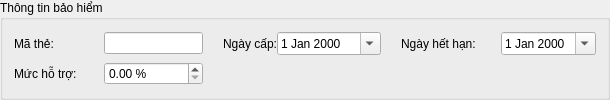
    <widget class="QGroupBox" name="insuranceInfo_groupBox">
     <property name="title">
      <string>Thông tin bảo hiểm</string>
     </property>
     <layout class="QGridLayout" name="gridLayout" columnstretch="6,5,6">
      <property name="horizontalSpacing">
       <number>20</number>
      </property>
      <item row="0" column="0">
       <layout class="QHBoxLayout" name="horizontalLayout_7">
        <item>
         <widget class="QLabel" name="cardId_label">
          <property name="minimumSize">
           <size>
            <width>90</width>
            <height>0</height>
           </size>
          </property>
          <property name="text">
           <string>Mã thẻ:</string>
          </property>
         </widget>
        </item>
        <item>
         <widget class="QLineEdit" name="cardId_lineEdit">
          <property name="sizePolicy">
           <sizepolicy hsizetype="Expanding" vsizetype="Fixed">
            <horstretch>0</horstretch>
            <verstretch>0</verstretch>
           </sizepolicy>
          </property>
         </widget>
        </item>
       </layout>
      </item>
      <item row="0" column="1">
       <layout class="QHBoxLayout" name="horizontalLayout_8">
        <item>
         <widget class="QLabel" name="issueDate_label">
          <property name="text">
           <string>Ngày cấp:</string>
          </property>
         </widget>
        </item>
        <item>
         <widget class="QDateEdit" name="issueDate_dateEdit">
          <property name="sizePolicy">
           <sizepolicy hsizetype="Expanding" vsizetype="Fixed">
            <horstretch>0</horstretch>
            <verstretch>0</verstretch>
           </sizepolicy>
          </property>
          <property name="calendarPopup">
           <bool>true</bool>
          </property>
         </widget>
        </item>
       </layout>
      </item>
      <item row="0" column="2">
       <layout class="QHBoxLayout" name="horizontalLayout_9">
        <item>
         <widget class="QLabel" name="expiryDate_label">
          <property name="minimumSize">
           <size>
            <width>100</width>
            <height>0</height>
           </size>
          </property>
          <property name="text">
           <string>Ngày hết hạn:</string>
          </property>
         </widget>
        </item>
        <item>
         <widget class="QDateEdit" name="expiryDate_dateEdit">
          <property name="sizePolicy">
           <sizepolicy hsizetype="Expanding" vsizetype="Fixed">
            <horstretch>0</horstretch>
            <verstretch>0</verstretch>
           </sizepolicy>
          </property>
          <property name="calendarPopup">
           <bool>true</bool>
          </property>
         </widget>
        </item>
       </layout>
      </item>
      <item row="1" column="0">
       <layout class="QHBoxLayout" name="horizontalLayout_10">
        <item>
         <widget class="QLabel" name="coveragePercent_label">
          <property name="minimumSize">
           <size>
            <width>90</width>
            <height>0</height>
           </size>
          </property>
          <property name="text">
           <string>Mức hỗ trợ:</string>
          </property>
         </widget>
        </item>
        <item>
         <widget class="QDoubleSpinBox" name="coveragePercent_doubleSpinBox">
          <property name="sizePolicy">
           <sizepolicy hsizetype="Expanding" vsizetype="Fixed">
            <horstretch>0</horstretch>
            <verstretch>0</verstretch>
           </sizepolicy>
          </property>
          <property name="suffix">
           <string> %</string>
          </property>
          <property name="maximum">
           <double>100.000000000000000</double>
          </property>
          <property name="singleStep">
           <double>5.000000000000000</double>
          </property>
         </widget>
        </item>
       </layout>
      </item>
     </layout>
    </widget>
